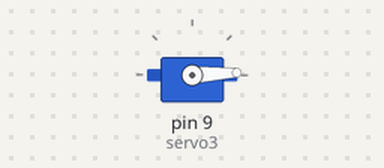
A sketch run on a simulated Arduino Uno, built with avr-gcc and run on an emulated ATmega328P. Shown: servo.

Above: at 0.05 s.
At 0.9 s:
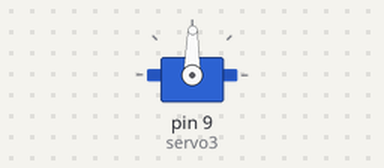
At 1.75 s:
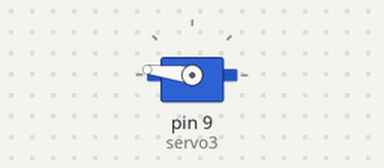
At 3.45 s:
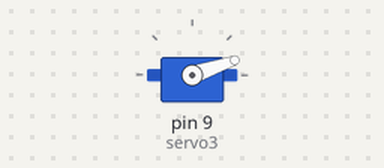
Timing chart, 0 to 8.3 s (numbered marks = the images above):
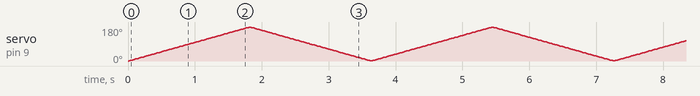

The sketch:

sketch_mar30b.ino
```cpp
#include <Servo.h>
Servo servo1;
Servo servo2;
Servo servo3;
Servo servo4;

int servopos = 0;

void setup()
{

  servo3.attach(9);


}

void loop()
{
   for(servopos = 0; servopos < 180; servopos++)
   {
   servo3.write(servopos);
   delay(10);
   }
   for(servopos = 180; servopos > 0; servopos--)
   {
   servo3.write(servopos);
   delay(10);
   }

}
```
